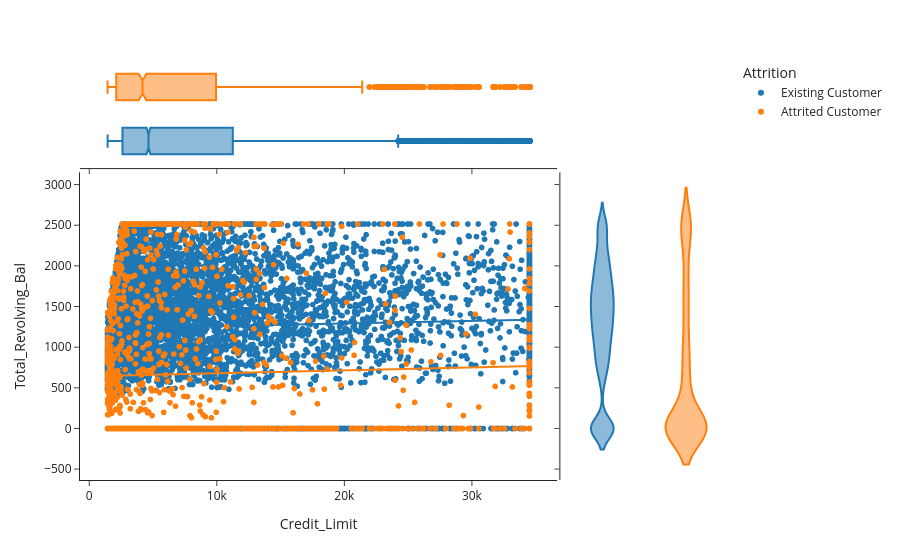

The notebook cell this image was saved under:
### Code cell
yprop = 'Total_Revolving_Bal'
xprop = 'Credit_Limit'
h= 'Attrition'
px.scatter(data, x=xprop, y=yprop, color=h, marginal_y="violin", marginal_x="box", trendline="ols", template="simple_white")

### Figure 1 — Plotly figure (JSON) as saved in the notebook; plotly's stock layout.template omitted (floating-point values rounded to 4 significant figures; data arrays with more than 128 entries replaced by an {"elided": "..."} marker saying what was removed)
{"data": [{"hovertemplate": "Attrition=Existing Customer<br>Credit_Limit=%{x}<br>Total_Revolving_Bal=%{y}<extra></extra>", "legendgroup": "Existing Customer", "marker": {"color": "#1F77B4", "symbol": "circle"}, "mode": "markers", "name": "Existing Customer", "showlegend": true, "type": "scattergl", "x": {"elided": "8500 float values"}, "xaxis": "x", "y": {"elided": "8500 int values"}, "yaxis": "y"}, {"alignmentgroup": "True", "hovertemplate": "Attrition=Existing Customer<br>Credit_Limit=%{x}<extra></extra>", "legendgroup": "Existing Customer", "marker": {"color": "#1F77B4", "symbol": "circle"}, "name": "Existing Customer", "notched": true, "offsetgroup": "Existing Customer", "showlegend": false, "type": "box", "x": {"elided": "8500 float values"}, "xaxis": "x3", "yaxis": "y3"}, {"alignmentgroup": "True", "hovertemplate": "Attrition=Existing Customer<br>Total_Revolving_Bal=%{y}<extra></extra>", "legendgroup": "Existing Customer", "marker": {"color": "#1F77B4", "symbol": "circle"}, "name": "Existing Customer", "offsetgroup": "Existing Customer", "scalegroup": "y", "showlegend": false, "type": "violin", "xaxis": "x2", "y": {"elided": "8500 int values"}, "yaxis": "y2"}, {"hovertemplate": "<b>OLS trendline</b><br>Total_Revolving_Bal = 0.00318086 * Credit_Limit + 1228.85<br>R<sup>2</sup>=0.001454<br><br>Attrition=Existing Customer<br>Credit_Limit=%{x}<br>Total_Revolving_Bal=%{y} <b>(trend)</b><extra></extra>", "legendgroup": "Existing Customer", "marker": {"color": "#1F77B4", "symbol": "circle"}, "mode": "lines", "name": "Existing Customer", "showlegend": false, "type": "scattergl", "x": {"elided": "8500 float values"}, "xaxis": "x", "y": {"elided": "8500 float values"}, "yaxis": "y"}, {"hovertemplate": "Attrition=Attrited Customer<br>Credit_Limit=%{x}<br>Total_Revolving_Bal=%{y}<extra></extra>", "legendgroup": "Attrited Customer", "marker": {"color": "#FF7F0E", "symbol": "circle"}, "mode": "markers", "name": "Attrited Customer", "showlegend": true, "type": "scattergl", "x": {"elided": "1627 float values"}, "xaxis": "x", "y": {"elided": "1627 int values"}, "yaxis": "y"}, {"alignmentgroup": "True", "hovertemplate": "Attrition=Attrited Customer<br>Credit_Limit=%{x}<extra></extra>", "legendgroup": "Attrited Customer", "marker": {"color": "#FF7F0E", "symbol": "circle"}, "name": "Attrited Customer", "notched": true, "offsetgroup": "Attrited Customer", "showlegend": false, "type": "box", "x": {"elided": "1627 float values"}, "xaxis": "x3", "yaxis": "y3"}, {"alignmentgroup": "True", "hovertemplate": "Attrition=Attrited Customer<br>Total_Revolving_Bal=%{y}<extra></extra>", "legendgroup": "Attrited Customer", "marker": {"color": "#FF7F0E", "symbol": "circle"}, "name": "Attrited Customer", "offsetgroup": "Attrited Customer", "scalegroup": "y", "showlegend": false, "type": "violin", "xaxis": "x2", "y": {"elided": "1627 int values"}, "yaxis": "y2"}, {"hovertemplate": "<b>OLS trendline</b><br>Total_Revolving_Bal = 0.0036046 * Credit_Limit + 643.496<br>R<sup>2</sup>=0.001266<br><br>Attrition=Attrited Customer<br>Credit_Limit=%{x}<br>Total_Revolving_Bal=%{y} <b>(trend)</b><extra></extra>", "legendgroup": "Attrited Customer", "marker": {"color": "#FF7F0E", "symbol": "circle"}, "mode": "lines", "name": "Attrited Customer", "showlegend": false, "type": "scattergl", "x": {"elided": "1627 float values"}, "xaxis": "x", "y": {"elided": "1627 float values"}, "yaxis": "y"}], "layout": {"legend": {"title": {"text": "Attrition"}, "tracegroupgap": 0}, "margin": {"t": 60}, "xaxis": {"anchor": "y", "domain": [0, 0.7363], "title": {"text": "Credit_Limit"}}, "xaxis2": {"anchor": "y2", "domain": [0.7413, 1], "matches": "x2", "showline": false, "showticklabels": false, "ticks": ""}, "xaxis3": {"anchor": "y3", "domain": [0, 0.7363], "matches": "x", "showticklabels": false}, "xaxis4": {"anchor": "y4", "domain": [0.7413, 1], "matches": "x2", "showline": false, "showticklabels": false, "ticks": ""}, "yaxis": {"anchor": "x", "domain": [0, 0.7326], "title": {"text": "Total_Revolving_Bal"}}, "yaxis2": {"anchor": "x2", "domain": [0, 0.7326], "matches": "y", "showticklabels": false}, "yaxis3": {"anchor": "x3", "domain": [0.7426, 1], "matches": "y3", "showline": false, "showticklabels": false, "ticks": ""}, "yaxis4": {"anchor": "x4", "domain": [0.7426, 1], "matches": "y3", "showline": false, "showticklabels": false, "ticks": ""}}}
